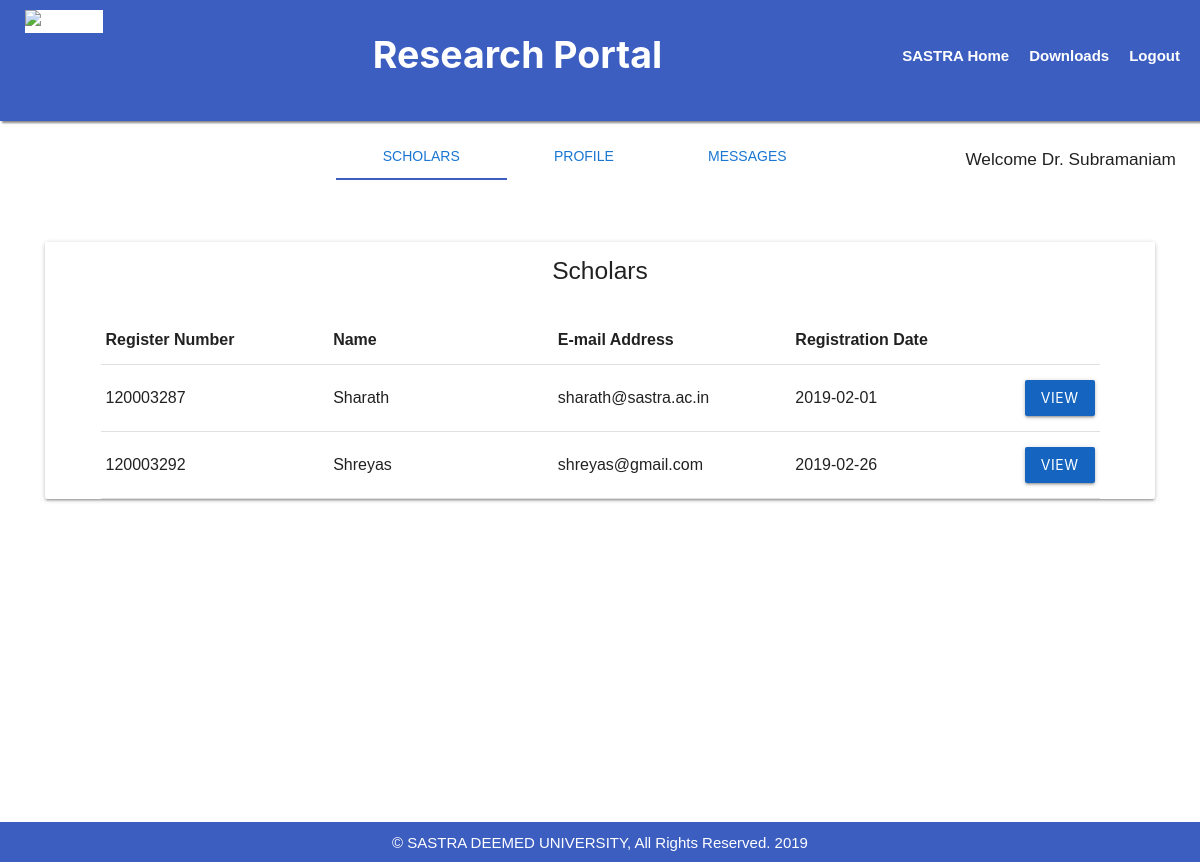
The app's page /supervisor1 (signed in) with its own data.
### Research/models.py (models this page shows)
class Su_Personal_Det(models.Model):
   supervisor=models.OneToOneField(Supervisor)
   name=models.CharField(max_length=50)
   phno=models.PositiveIntegerField()
   email=models.EmailField()
   pemail=models.EmailField()
   sex=models.CharField(max_length=10)
   school=models.CharField(max_length=30)
   aoi=models.CharField(max_length=500)
   institution=models.CharField(max_length=500)
   designation=models.CharField(max_length=300)

class Personal_Det(models.Model):
   name=models.CharField(max_length=50)
   scholar=models.OneToOneField(Scholar)
   email=models.EmailField()
   pemail=models.EmailField()
   category=models.CharField(max_length=10)
   school=models.CharField(max_length=30)
   phno=models.CharField(max_length=11)
   retitle=models.CharField(max_length=500)
   typet=models.CharField(max_length=30)
   regdate=models.CharField(max_length=10)
   sex=models.CharField(max_length=10)
   dob=models.CharField(max_length=10)
   supervisor=models.ForeignKey(Supervisor)
   institution=models.CharField(max_length=500)
   institution_ad=models.CharField(max_length=500)

class Scholar(models.Model):
   regno=models.CharField(max_length=17,primary_key=True)
   password=models.CharField(max_length=30)
   approved=models.BooleanField(default=False)

### Research/views.py (the view)
# urls.py: url(r'^supervisor1',supervisor1),
def supervisor1(request):
  if request.session.has_key('mid') or request.session.has_key('regno'):
     logg="Logout"
  else:
     logg="Login"
  if request.session.has_key('stored'):
     del request.session['stored']
  mid=request.session['mid']
  unread=0
  dbMessages=Message.objects.filter(supervisorText__mid=mid)
  for message in dbMessages:
    if message.supunread==True:
      unread=unread+1
  dbP=Su_Personal_Det.objects.get(supervisor__mid=mid)
  dbPu=Publications.objects.filter(supervisors__mid=mid).values()
  dbSch=Personal_Det.objects.filter(supervisor__mid=mid)
  if unread==0:
    unread=""
  return render(request,"supervisor1.html",{"logg":logg,"pubs":dbPu,"sch":dbSch,"name":dbP.name,"email":dbP.email,"sex":dbP.sex,"school":dbP.school,"mid":dbP.supervisor.mid,"aoi":dbP.aoi,"dbMessages":dbMessages,"unread":unread})

### Templates/supervisor1.html (shortened to what this page needs)
{%load static%}
<html>
<head>
	<link rel="stylesheet" href="https://cdnjs.cloudflare.com/ajax/libs/materialize/1.0.0/css/materialize.min.css">
	<link rel="stylesheet" href="{%static 'header.css' %}">
	<link rel="stylesheet" href="{% static 'supervisor.css' %}">
	<link rel="stylesheet" href="https://use.fontawesome.com/releases/v5.6.3/css/all.css">
</head>
<body oncontextmenu="return false" >
		<div id="navbar" style="z-index:999">
				<a href="/logq" class="buttons">{{logg}}</a>
				<a href="javascript:void(0)" class="buttons">Downloads</a>
					<a href="http://www.sastra.edu" class="buttons">SASTRA Home</a>
					<p class="main">Research Portal</p>
				<a href="http://www.sastra.edu" class="brand-logo"><div class="logo2"><img src="https://www.sastra.edu/images/sastra/SASTRA_DEEMED_NEW_1.png" alt="SASTRA" /></div></a>
		</div>
							<h6><p class="welcome">Welcome Dr. {{name}}</p></h6>
							<div class="hold">
									<div class="holding s-12">
										<ul class="tabs tabs-fixed-width">
											<li class="tab"><a class="tabbed" href="#scholars"> <span class="blue-text text-darken-2">Scholars</span></a></li>
											<li class="tab"><a class="tabbed" href="#profile"> <span class="blue-text text-darken-2">Profile</span></a></li>
											<li class="tab"><a class="tabbed" href="#messages"> <span class="blue-text text-darken-2">Messages</span></a></li>
										</ul>
									</div>
								</div>
                      <div id="scholars">
						  <div class="card">
					  <h5 style="padding-top: 15px">Scholars </h5>
					  <br>
						<table style="width: 90%; margin: auto">
							<tr>
								<th style='width: 25%'>Register Number</th>
								<th style='width: 25%'>Name</th>
								<th style='width: 25%'>E-mail Address</th>
							  <th style='width: 25%'>Registration Date</th>
								<th style="float:right"></th>
				      </tr>
            {%for s in sch%}
						<tr>
							<td style='width: 25%'>{{s.scholar.regno}}</td>
							<td style='width: 25%'>{{s.name}}</td>
							<td style='width: 25%'>{{s.email}}</td>
							<td style='width: 25%'>{{s.regdate}}</td>
							<td style="float:right">
								<form method="POST" action="http://127.0.0.1:8000/storesch/">
									<button style="float:right" class="btn waves-effect waves-light blue darken-3" type="submit" name="Info">View
										  </button>
								</form>
							</td>
						</tr>
						{%endfor%}
					</table>
				</div>
				</div>
	<br><br><br><br><br><br><br><br><br><br><br>
	<div class="footer">
			<p class="footer-text">&copy; SASTRA DEEMED UNIVERSITY, All Rights Reserved. 2019</p>
		</div>
</body>
</html>

### static/header.css (style rules this page uses)
.footer-text { padding-top: 10px; }
@media only screen and (min-width: 768px) { #navbar { background-color: #3C5EC1; overflow: hidden; box-shadow: 2px 2px 2px #888888; position: -webkit-sticky; position: sticky; top: 0; padding-bottom: 0px; } }
@media only screen and (min-width: 768px) { #navbar a { float: right; display: block; color: white; font-weight: bold; text-align: center; text-decoration: none; } }
@media only screen and (min-width: 768px) { .buttons { margin-top: 45px; padding-right: 20px; } }
@media only screen and (min-width: 768px) { .main { float: right; margin-top: 27px; color: white; font-family: -apple-system, BlinkMacSystemFont, 'Segoe UI', Roboto, Oxygen, Ubuntu, Cantarell, 'Open Sans', 'Helvetica Neue', sans-serif; font-weight: bold; font-size: 2.5em; } }
@media only screen and (min-width: 768px) { .brand-logo { margin-top: 10px; float: left; margin-left:25; background-color:white; position: absolute; } }

### static/supervisor.css (style rules this page uses)
#scholars { padding: 45px; }

### Templates/supervisor1.html (style rules this page uses)
body { font-family: Arial; }
.welcome { float:right; margin-right: 2%; }
.footer { width:100%; background-color: #3C5EC1; color:white; height: 5%; text-align: center; z-index: 999%; }
.holding { margin-left: 17%; }
.main { margin-right: 20%; }
.tabs { width: 50%; }
.card { text-align: center; }

### records on screen
Su_Personal_Det: name "Subramaniam"
Personal_Det: scholar.regno "120003287", name "Sharath", email "sharath@sastra.ac.in", regdate "2019-02-01"
Personal_Det: scholar.regno "120003292", name "Shreyas", email "shreyas@gmail.com", regdate "2019-02-26"

### other values on screen
{{ logg }} "Logout"
